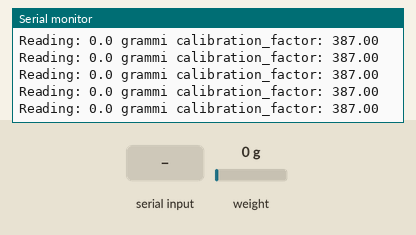
Bench run of a sketch on a simulated Arduino Uno, built with avr-gcc and run on an emulated ATmega328P. Parts: the last lines printed to the serial monitor. Inputs (shaded band) come from the test bench; at power-on: weight on the scale 0 g.

Above: at 9.3 s.
9.4 s: weight on the scale set to 100 g
At 9.4 s:
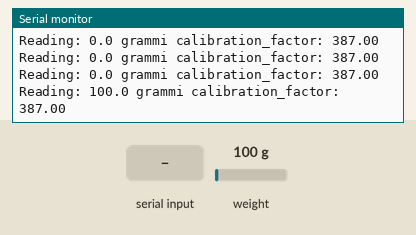
12.4 s: "-" received over Serial
At 12.54 s:
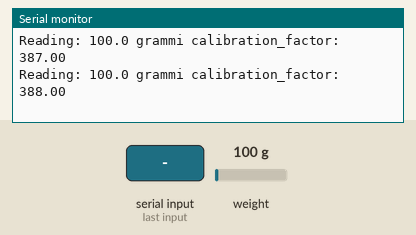
15.4 s: byte 116 ('t') received over Serial
At 16.55 s:
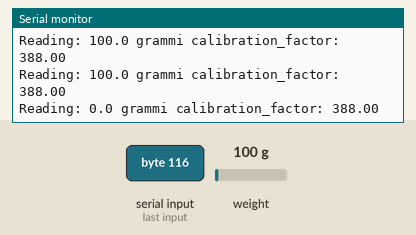
16.9 s: weight on the scale set to 1250 g
At 16.98 s:
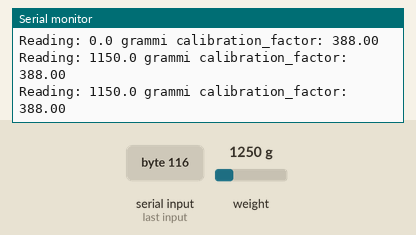
19.9 s: byte 116 ('t') received over Serial
At 21.1 s:
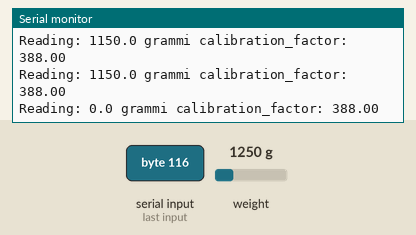
22.9 s: "a" received over Serial
At 23.04 s:
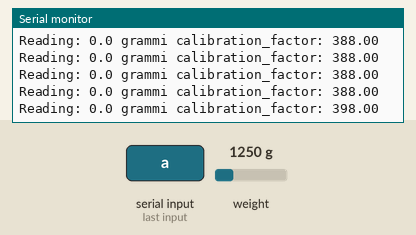
Timing chart, 0 to 25.4 s (numbered marks = the images above; inputs shaded):
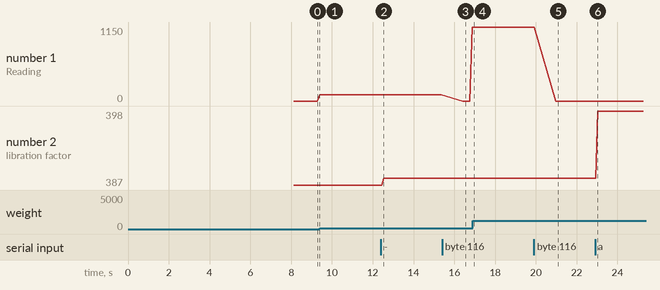

Measured:
- after the input at 12.4 s, the serial monitor: prints a new line after 0.13 s (image 2)
- after the input at 15.4 s, the serial monitor: prints a new line after 1.0 s (image 3)
- after the input at 16.9 s, the serial monitor: prints a new line after 0.08 s (image 4)
- after the input at 19.9 s, the serial monitor: prints a new line after 1.1 s (image 5)
- after the input at 22.9 s, the serial monitor: prints a new line after 0.13 s (image 6)
- plotted number 1: 100 → 1150 after the input at 15.4 s, 1150 → 0 after the input at 19.9 s
- plotted number 2: 387 → 388 after the input at 12.4 s, 388 → 398 after the input at 22.9 s

The sketch:

Calibrazione.ino
```cpp
// (licence header left out)
#include "HX711.h"

#define DOUT  3
#define CLK  2

HX711 scale;

float calibration_factor = 387; //-7050 worked for my 440lb max scale setup

void setup() {
  Serial.begin(9600);
  Serial.println("HX711 calibration sketch");
  Serial.println("Remove all weight from scale");
  Serial.println("After readings begin, place known weight on scale");
  Serial.println("Press + or a to increase calibration factor");
  Serial.println("Press - or z to decrease calibration factor");

  scale.begin(DOUT, CLK);
  delay(250);

  scale.set_scale();
  delay(250);

  scale.tare(); //Reset the scale to 0
  delay(250);

  long zero_factor = scale.read_average(); //Get a baseline reading
  delay(250);
  Serial.print("Zero factor: "); //This can be used to remove the need to tare the scale. Useful in permanent scale projects.
  Serial.println(zero_factor);
  delay(5000);
}

void loop() {
  //delay(2000);
  scale.set_scale(calibration_factor); //Adjust to this calibration factor
  Serial.print("Reading: ");

	// returns get_value() divided by SCALE, that is the raw value divided by a value obtained via calibration
	// times = how many readings to do
	// float get_units(byte times = 1);

  Serial.print(scale.get_units(), 1);

  Serial.print(" grammi"); //Change this to kg and re-adjust the calibration factor if you follow SI units like a sane person
  Serial.print(" calibration_factor: ");
  Serial.print(calibration_factor);
  Serial.println();

  if (Serial.available())
  {

    char input = Serial.read();
    if (input == '-' )
      calibration_factor += 1;
    else if (input == 'a')
      calibration_factor += 10;
    else if (input == '+' )
      calibration_factor -= 1;
    else if ( input == 'z')
      calibration_factor -= 10;
    else if (input == 's')
      calibration_factor += 100;
    else if (input == 'x')
      calibration_factor -= 100;
    else if (input == 'd')
      calibration_factor += 1000;
    else if (input == 'c')
      calibration_factor -= 1000;
    else if (input == 'f')
      calibration_factor += 10000;
    else if (input == 'v')
      calibration_factor -= 10000;
    else if (input == 't')
      scale.tare();  //Reset the scale to zero

  }
}
```
